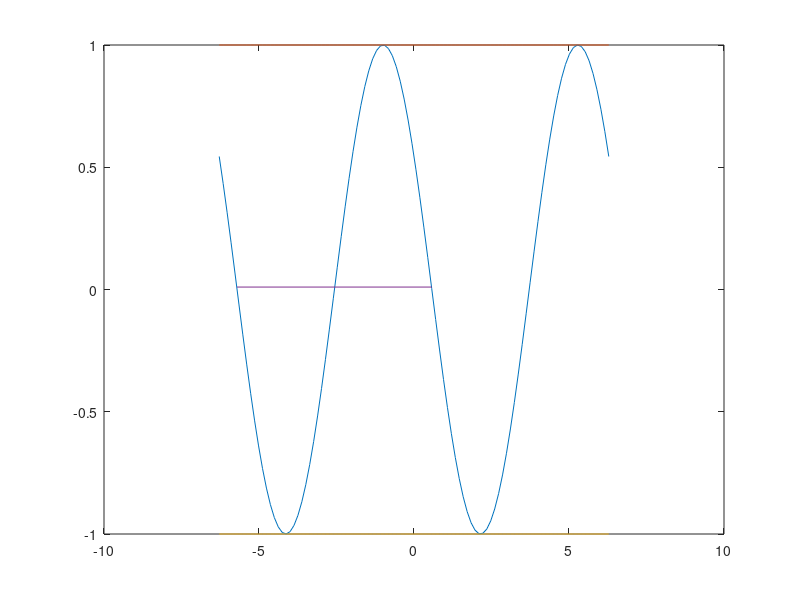

The MATLAB source for this figure: (Note: this script raises an error after producing the figure.)

fig=figure('Name','Autor Nicolas David Pastran','NumberTitle','off','Color','white','position',[250 200 850 400]);    
cla('reset')
t = linspace(-2*pi,2*pi);
x = sin(t-10);
x1= 1+0*t;
x2=-1+0*t;
X=[10-5*pi 10-3*pi];
Y=[0.01 0.01];
p=plot(t,x,t,x1,t,x2,X,Y);
p(1).LineWidth = 2;
p(2).LineWidth = 2;
p(3).LineWidth = 2;
p(3).LineWidth = 2;
p(4).LineWidth = 1.2;
p(1).Color = 'blue';
p(2).Color = 'red';
p(2).LineStyle = '--';
p(3).Color = 'red';
p(3).LineStyle = '--';
p(4).Color = 'black';
p(4).Marker='o';
p(4).MarkerSize=10;

title('x(t) = sen(t-10)','Fontsize',16,'FontName','FixedWidth');
xlabel('t');
ylabel('x(t)');
legend('x(t)= sen(t-10)','Maximos','Minimos','Periodo 2 \pi','Location','northeastoutside');
legend('boxoff');
ax = gca;
ax.Legend.TextColor = 'blue';
ax.XAxis.Color = 'black';
ax.YAxis.Color = 'black';
ax.XScale = 'linear';
ax.XLim = [-2*pi 2*pi];
ax.YLim= [-1.1,1.1];
ax.YTick =-1:0.5:1; 
ax.XTick = [-2*pi -1*pi 0 1*pi 2*pi];
ax.XTickLabel = {'-2\pi','-\pi','0','\pi','2\pi'};

ax.XGrid = 'on';
ax.YGrid = 'on';
ax.GridLineStyle = '--';
ax.GridColor = [0 0 0];
print(fig,'sin','-dpng');